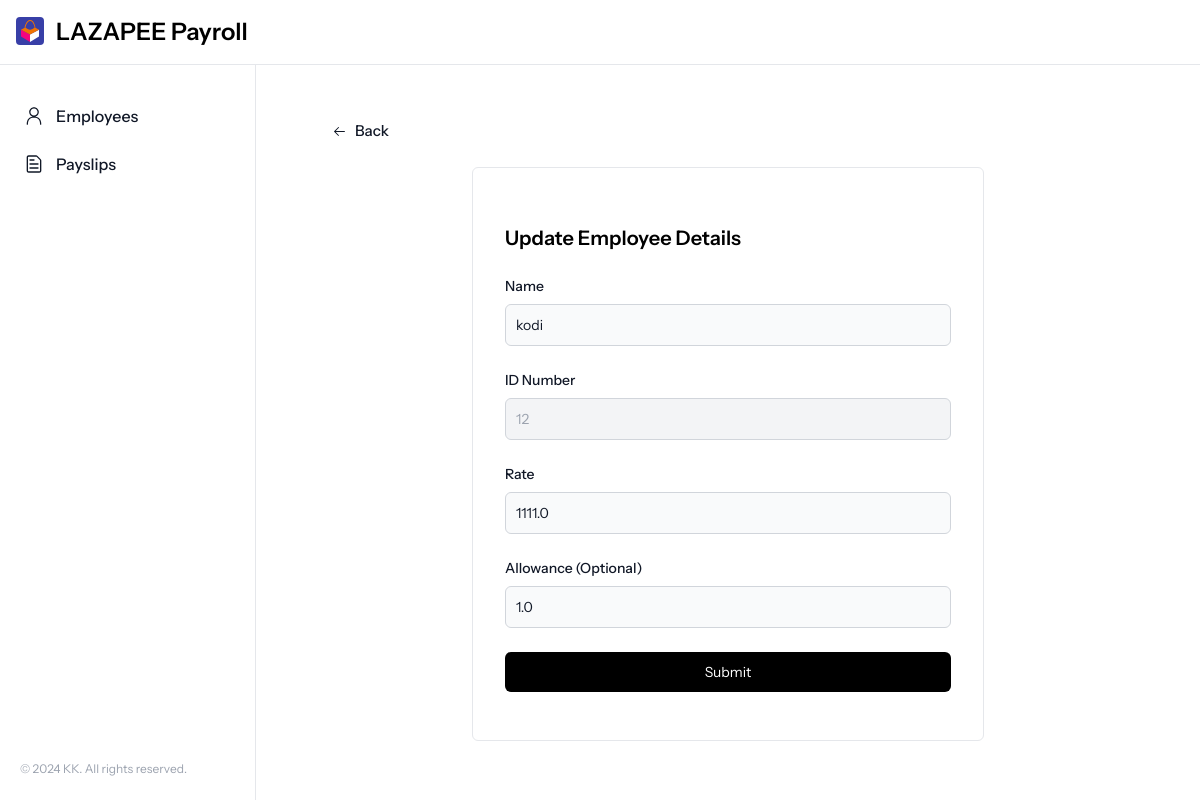
Page /update_employee/12/ on the earlier database version.
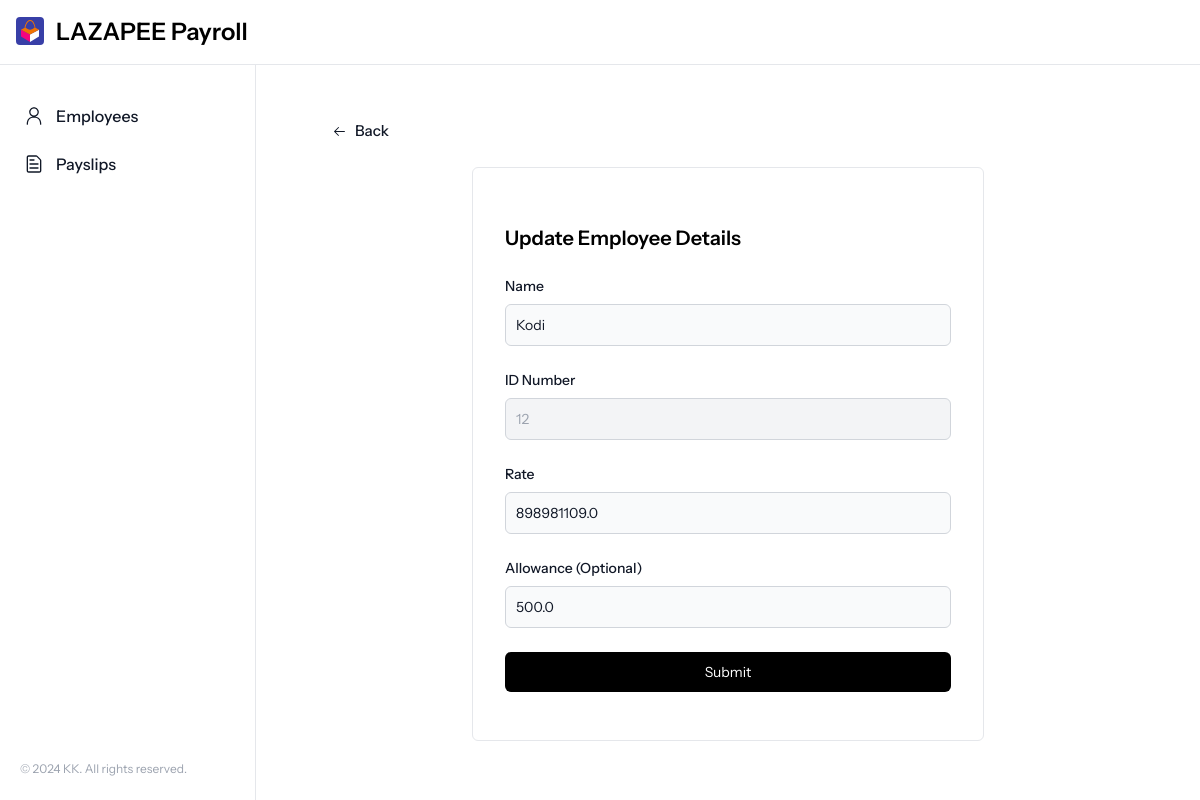
Same page on the later database version.
### payroll_app/models.py (models this page shows, shortened)
class Employee(models.Model):
    name = models.CharField(max_length=255)
    id_number = models.CharField(max_length=20, unique=True)
    rate = models.FloatField()
    overtime_pay = models.FloatField(null=True, blank=True)
    allowance = models.FloatField(null=True, blank=True)

### payroll_app/views.py (the view, shortened to what this page needs)
# urls.py: path('update_employee/', views.update_employee, name='update_employee'),
def update_employee(request, id_number):
    employee = Employee.objects.filter(id_number=id_number).first()
    if not employee:
        context = {'error': 'Employee not found.'}
        return render(request, 'payroll_app/update_employee.html', context)
    context = {'employee': employee}
    return render(request, 'payroll_app/update_employee.html', context)

### payroll_app/templates/payroll_app/update_employee.html (shortened to what this page needs)
{% extends 'payroll_app/base.html' %}
{% load static %}
{% block content %}
<div class="flex items-center mb-4">
    <a class="flex items-center px-3 py-2 rounded-md hover:bg-gray-100 transition duration-75 text-[15px] font-medium text-gray-900"
        href="{% url 'employees' %}">
        Back
    </a>
</div>
<div class="flex items-center justify-center">
    <div class="w-full max-w-lg rounded-md border border-gray-200 sm:p-6 md:p-8 bg-white">
        <form class="space-y-6" action="{% url 'update_employee' employee.id_number %}" method="POST">
            <h2 class="text-xl font-semibold">Update Employee Details</h2>
            <div>
                <label for="name" class="block mb-2 text-sm font-medium text-gray-900">Name</label>
                <input type="text" name="name" id="name"
                    class="bg-gray-50 border border-gray-300 text-gray-900 text-sm rounded-md block w-full p-2.5"
                    value="{{ employee.name }}" required />
            </div>
            <div>
                <label for="id_number" class="block mb-2 text-sm font-medium text-gray-900">ID Number</label>
                <input type="number" name="id_number" id="id_number"
                    class="bg-gray-100 border border-gray-300 text-gray-400 text-sm rounded-md block w-full p-2.5"
                    value="{{ employee.id_number }}" required readonly />
            </div>
            <div>
                <label for="rate" class="block mb-2 text-sm font-medium text-gray-900">Rate</label>
                <input type="number" min="0" name="rate" id="rate"
                    class="bg-gray-50 border border-gray-300 text-gray-900 text-sm rounded-md block w-full p-2.5"
                    value="{{ employee.rate }}" required />
            </div>
            <div>
                <label for="allowance" class="block mb-2 text-sm font-medium text-gray-900">Allowance (Optional)</label>
                <input type="number" min="0" name="allowance" id="allowance"
                    class="bg-gray-50 border border-gray-300 text-gray-900 text-sm rounded-md block w-full p-2.5"
                    value="{{ employee.allowance }}" />
            </div>
            <button type="submit"
                class="w-full text-white bg-black hover:bg-[#1B1B1B] rounded-md text-sm px-5 py-2.5 text-center">Submit
            </button>
        </form>
    </div>
</div>
{% endblock %}

Differences in the rows shown:
changed Employee: name "kodi" → "Kodi"; rate "1111.0" → "898981109.0"; allowance "1.0" → "500.0"
